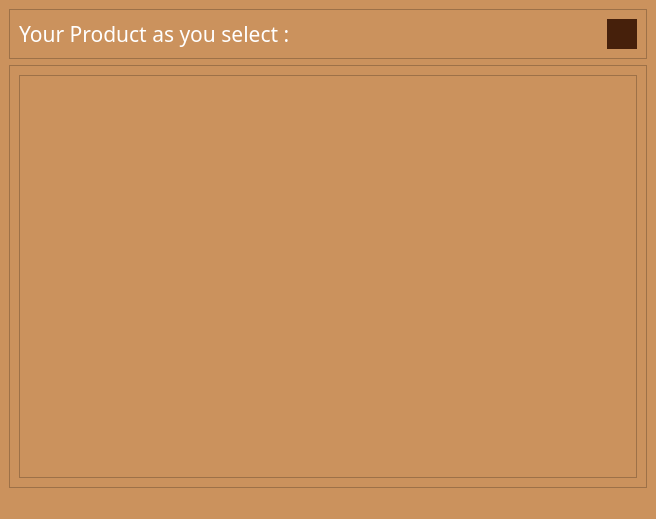
<?xml version="1.0" encoding="UTF-8"?>
<ui version="4.0">
 <class>FactorPage</class>
 <widget class="QMainWindow" name="FactorPage">
  <property name="geometry">
   <rect>
    <x>0</x>
    <y>0</y>
    <width>656</width>
    <height>519</height>
   </rect>
  </property>
  <property name="windowTitle">
   <string>MainWindow</string>
  </property>
  <property name="styleSheet">
   <string notr="true">background-color:#CB925D;
color:white;</string>
  </property>
  <widget class="QWidget" name="centralwidget">
   <layout class="QVBoxLayout" name="verticalLayout">
    <item alignment="Qt::AlignTop">
     <widget class="QFrame" name="frame">
      <property name="frameShape">
       <enum>QFrame::StyledPanel</enum>
      </property>
      <property name="frameShadow">
       <enum>QFrame::Raised</enum>
      </property>
      <layout class="QHBoxLayout" name="horizontalLayout">
       <item>
        <widget class="QLabel" name="label">
         <property name="font">
          <font>
           <family>Impact</family>
           <pointsize>16</pointsize>
          </font>
         </property>
         <property name="text">
          <string>Your Product as you select :</string>
         </property>
        </widget>
       </item>
       <item>
        <widget class="QPushButton" name="backToMainPage">
         <property name="font">
          <font>
           <family>Impact</family>
           <pointsize>14</pointsize>
          </font>
         </property>
         <property name="cursor">
          <cursorShape>PointingHandCursor</cursorShape>
         </property>
         <property name="styleSheet">
          <string notr="true">border:none;
background-color:#46200B;
color:white;
max-width:30px;
min-height:30px;</string>
         </property>
         <property name="text">
          <string/>
         </property>
         <property name="icon">
          <iconset resource="Resource.qrc">
           <normaloff>:/icon/image/icons8-clear-symbol-50.png</normaloff>:/icon/image/icons8-clear-symbol-50.png</iconset>
         </property>
        </widget>
       </item>
      </layout>
     </widget>
    </item>
    <item>
     <widget class="QStackedWidget" name="stackedWidget_2">
      <property name="frameShape">
       <enum>QFrame::StyledPanel</enum>
      </property>
      <property name="frameShadow">
       <enum>QFrame::Raised</enum>
      </property>
      <widget class="QWidget" name="stackedWidget_2Page1" native="true">
       <layout class="QVBoxLayout" name="verticalLayout_2">
        <item>
         <widget class="QScrollArea" name="scrollArea">
          <property name="widgetResizable">
           <bool>true</bool>
          </property>
          <widget class="QWidget" name="scrollAreaWidgetContents">
           <property name="geometry">
            <rect>
             <x>0</x>
             <y>0</y>
             <width>616</width>
             <height>380</height>
            </rect>
           </property>
          </widget>
         </widget>
        </item>
       </layout>
      </widget>
     </widget>
    </item>
   </layout>
  </widget>
  <widget class="QMenuBar" name="menubar">
   <property name="geometry">
    <rect>
     <x>0</x>
     <y>0</y>
     <width>656</width>
     <height>21</height>
    </rect>
   </property>
  </widget>
  <widget class="QStatusBar" name="statusbar"/>
 </widget>
 <resources>
  <include location="Resource.qrc"/>
 </resources>
 <connections/>
</ui>
